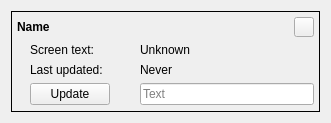
<?xml version="1.0" encoding="UTF-8"?>
<ui version="4.0">
 <class>LcdDisplayWidget</class>
 <widget class="QWidget" name="LcdDisplayWidget">
  <property name="geometry">
   <rect>
    <x>0</x>
    <y>0</y>
    <width>331</width>
    <height>123</height>
   </rect>
  </property>
  <property name="sizePolicy">
   <sizepolicy hsizetype="Fixed" vsizetype="Fixed">
    <horstretch>0</horstretch>
    <verstretch>0</verstretch>
   </sizepolicy>
  </property>
  <property name="windowTitle">
   <string>LCD Display</string>
  </property>
  <property name="styleSheet">
   <string notr="true"/>
  </property>
  <layout class="QGridLayout" name="gridLayout">
   <item row="0" column="0">
    <widget class="QFrame" name="frame">
     <property name="sizePolicy">
      <sizepolicy hsizetype="Preferred" vsizetype="Preferred">
       <horstretch>0</horstretch>
       <verstretch>0</verstretch>
      </sizepolicy>
     </property>
     <property name="styleSheet">
      <string notr="true">#frame { border: 1px solid black; }</string>
     </property>
     <property name="frameShape">
      <enum>QFrame::StyledPanel</enum>
     </property>
     <property name="frameShadow">
      <enum>QFrame::Raised</enum>
     </property>
     <layout class="QVBoxLayout" name="verticalLayout_2">
      <property name="leftMargin">
       <number>5</number>
      </property>
      <property name="topMargin">
       <number>5</number>
      </property>
      <property name="rightMargin">
       <number>5</number>
      </property>
      <property name="bottomMargin">
       <number>5</number>
      </property>
      <item>
       <layout class="QHBoxLayout" name="horizontalLayout_2">
        <item>
         <widget class="QLabel" name="labelName">
          <property name="font">
           <font>
            <weight>75</weight>
            <bold>true</bold>
           </font>
          </property>
          <property name="text">
           <string>Name</string>
          </property>
         </widget>
        </item>
        <item>
         <widget class="QPushButton" name="buttonRemove">
          <property name="sizePolicy">
           <sizepolicy hsizetype="Fixed" vsizetype="Fixed">
            <horstretch>0</horstretch>
            <verstretch>0</verstretch>
           </sizepolicy>
          </property>
          <property name="maximumSize">
           <size>
            <width>20</width>
            <height>20</height>
           </size>
          </property>
          <property name="icon">
           <iconset>
            <normalon>:/src/resources/icons/cancel.png</normalon>
           </iconset>
          </property>
         </widget>
        </item>
       </layout>
      </item>
      <item>
       <layout class="QHBoxLayout" name="horizontalLayout">
        <item>
         <widget class="QLabel" name="label">
          <property name="enabled">
           <bool>true</bool>
          </property>
          <property name="maximumSize">
           <size>
            <width>50</width>
            <height>50</height>
           </size>
          </property>
          <property name="pixmap">
           <pixmap resource="../../../Resources.qrc">:/src/resources/icons/screen.png</pixmap>
          </property>
          <property name="scaledContents">
           <bool>true</bool>
          </property>
         </widget>
        </item>
        <item>
         <layout class="QFormLayout" name="formLayout">
          <property name="horizontalSpacing">
           <number>30</number>
          </property>
          <item row="0" column="0">
           <widget class="QLabel" name="label_2">
            <property name="text">
             <string>Screen text:</string>
            </property>
           </widget>
          </item>
          <item row="0" column="1">
           <widget class="QLabel" name="labelScreenText">
            <property name="sizePolicy">
             <sizepolicy hsizetype="Fixed" vsizetype="Fixed">
              <horstretch>0</horstretch>
              <verstretch>0</verstretch>
             </sizepolicy>
            </property>
            <property name="maximumSize">
             <size>
              <width>136</width>
              <height>13</height>
             </size>
            </property>
            <property name="text">
             <string>Unknown</string>
            </property>
           </widget>
          </item>
          <item row="1" column="0">
           <widget class="QLabel" name="label_3">
            <property name="text">
             <string>Last updated:</string>
            </property>
           </widget>
          </item>
          <item row="1" column="1">
           <widget class="QLabel" name="labelLastUpdated">
            <property name="sizePolicy">
             <sizepolicy hsizetype="Fixed" vsizetype="Fixed">
              <horstretch>0</horstretch>
              <verstretch>0</verstretch>
             </sizepolicy>
            </property>
            <property name="maximumSize">
             <size>
              <width>136</width>
              <height>13</height>
             </size>
            </property>
            <property name="text">
             <string>Never</string>
            </property>
           </widget>
          </item>
          <item row="2" column="0">
           <widget class="QPushButton" name="buttonUpdateText">
            <property name="text">
             <string>Update</string>
            </property>
           </widget>
          </item>
          <item row="2" column="1">
           <widget class="QLineEdit" name="inputScreenText">
            <property name="placeholderText">
             <string>Text</string>
            </property>
           </widget>
          </item>
         </layout>
        </item>
       </layout>
      </item>
     </layout>
    </widget>
   </item>
  </layout>
 </widget>
 <resources>
  <include location="../../../Resources.qrc"/>
  <include location="../../../Resources.qrc"/>
 </resources>
 <connections/>
</ui>
